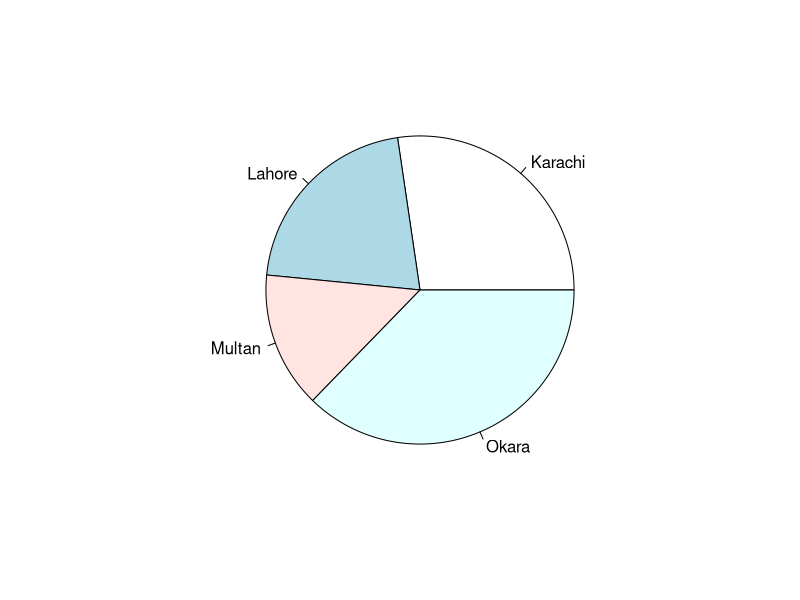
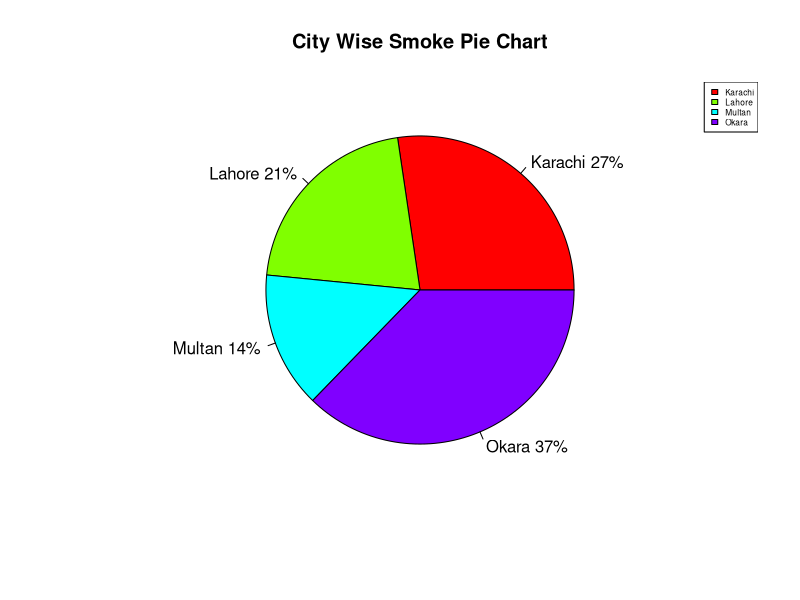
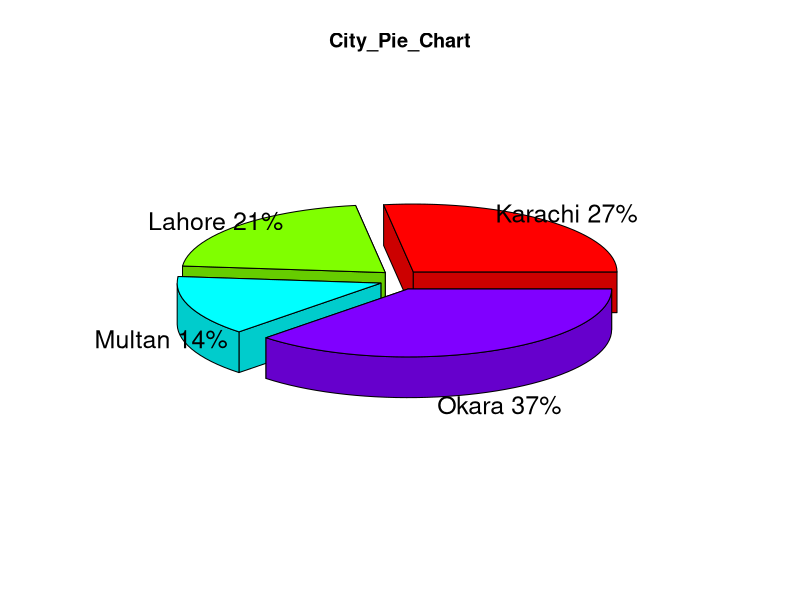

These charts were generated, in order, by the following R code:
install.packages("plotrix")
library(plotrix)
x <- c(44,34,23,60)
label <-c("Karachi","Lahore","Multan","Okara")
head(label)
head(x)
pie(x,label)
pct <- round(x/sum(x)*100)
lbls <- paste(label,pct)
lbls <- paste(lbls,"%",sep="")
pie(x,labels = lbls,col=rainbow(length(lbls)),main = "City Wise Smoke Pie Chart")
legend("topright",c("Karachi","Lahore","Multan","Okara"),label,cex = 0.5,fill = rainbow(length(x)))
pie3D(x,labels = lbls,explode = 0.1,main="City_Pie_Chart")
